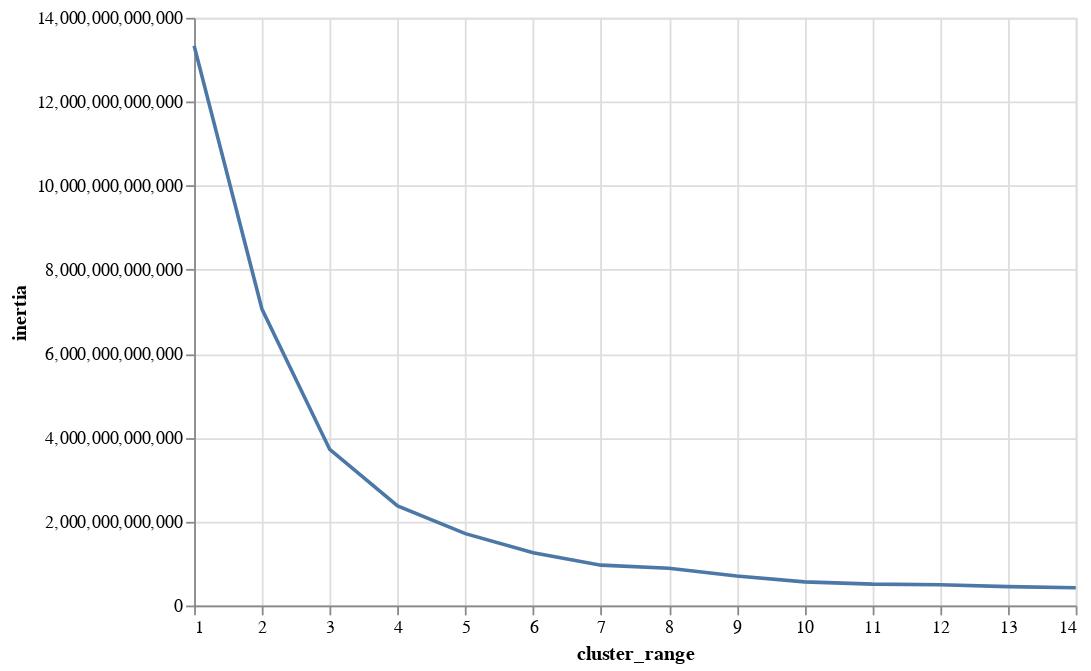

Notebook cell for this chart:
### Code cell
# Trazando el gráfico Elbow
alt.Chart(clusters).mark_line().encode(x = 'cluster_range',
                                       y = 'inertia').properties(width = 495,
                                                                 height = 330)

### Figure 1 — Vega-Lite specification as saved in the notebook (floating-point values rounded to 4 significant figures)
{"config": {"view": {"continuousWidth": 300, "continuousHeight": 300}}, "data": {"name": "data-40d64806181321544af4d6474024885a"}, "mark": {"type": "line"}, "encoding": {"x": {"field": "cluster_range", "type": "quantitative"}, "y": {"field": "inertia", "type": "quantitative"}}, "height": 330, "width": 495, "$schema": "https://vega.github.io/schema/vega-lite/v5.20.1.json", "datasets": {"data-40d64806181321544af4d6474024885a": [{"cluster_range": 1, "inertia": 13340000000000.0}, {"cluster_range": 2, "inertia": 7063000000000.0}, {"cluster_range": 3, "inertia": 3719000000000.0}, {"cluster_range": 4, "inertia": 2372000000000.0}, {"cluster_range": 5, "inertia": 1714000000000.0}, {"cluster_range": 6, "inertia": 1256000000000.0}, {"cluster_range": 7, "inertia": 962600000000.0}, {"cluster_range": 8, "inertia": 886200000000.0}, {"cluster_range": 9, "inertia": 703600000000.0}, {"cluster_range": 10, "inertia": 563800000000.0}, {"cluster_range": 11, "inertia": 510500000000.0}, {"cluster_range": 12, "inertia": 497200000000.0}, {"cluster_range": 13, "inertia": 451200000000.0}, {"cluster_range": 14, "inertia": 425800000000.0}]}}
